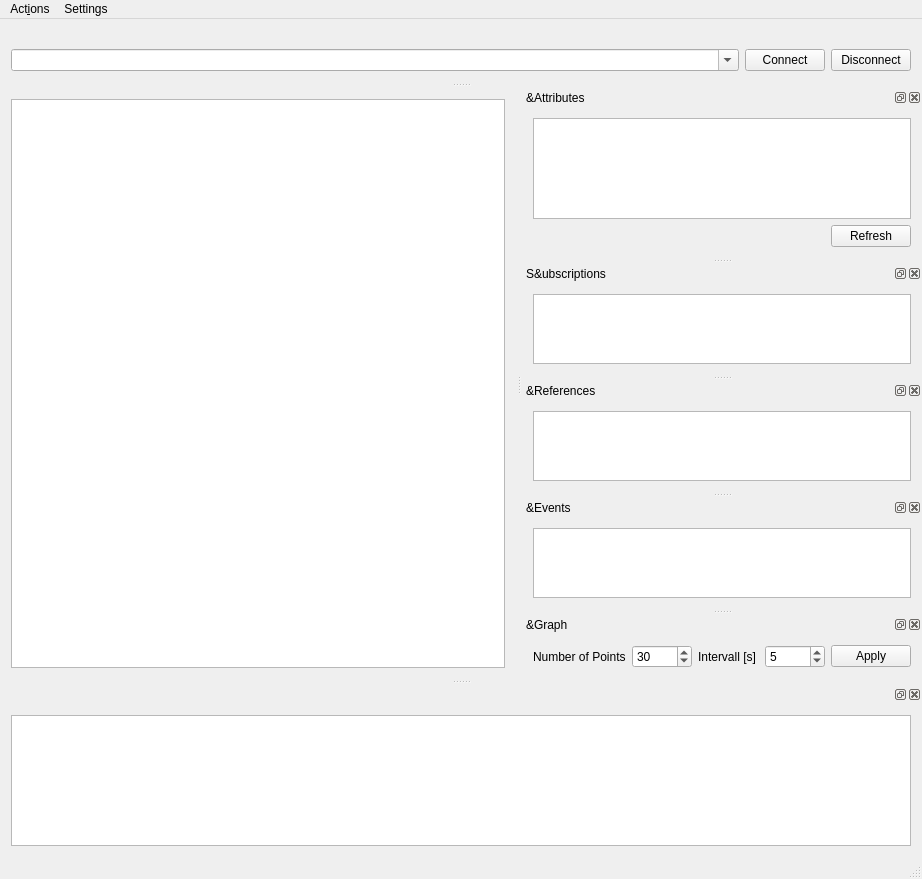
<?xml version="1.0" encoding="UTF-8"?>
<ui version="4.0">
 <class>MainWindow</class>
 <widget class="QMainWindow" name="MainWindow">
  <property name="geometry">
   <rect>
    <x>0</x>
    <y>0</y>
    <width>922</width>
    <height>879</height>
   </rect>
  </property>
  <property name="windowTitle">
   <string>FreeOpcUa Client</string>
  </property>
  <property name="windowIcon">
   <iconset>
    <normaloff>../network.svg</normaloff>../network.svg</iconset>
  </property>
  <widget class="QWidget" name="centralWidget">
   <layout class="QGridLayout" name="gridLayout_2">
    <item row="0" column="0">
     <widget class="QSplitter" name="splitter">
      <property name="sizePolicy">
       <sizepolicy hsizetype="Preferred" vsizetype="Preferred">
        <horstretch>0</horstretch>
        <verstretch>0</verstretch>
       </sizepolicy>
      </property>
      <property name="orientation">
       <enum>Qt::Horizontal</enum>
      </property>
      <widget class="QTreeView" name="treeView">
       <property name="sizePolicy">
        <sizepolicy hsizetype="Expanding" vsizetype="Expanding">
         <horstretch>0</horstretch>
         <verstretch>0</verstretch>
        </sizepolicy>
       </property>
       <property name="focusPolicy">
        <enum>Qt::StrongFocus</enum>
       </property>
       <property name="contextMenuPolicy">
        <enum>Qt::ActionsContextMenu</enum>
       </property>
       <property name="editTriggers">
        <set>QAbstractItemView::NoEditTriggers</set>
       </property>
       <property name="dragEnabled">
        <bool>true</bool>
       </property>
       <property name="dragDropMode">
        <enum>QAbstractItemView::DragOnly</enum>
       </property>
      </widget>
     </widget>
    </item>
   </layout>
  </widget>
  <widget class="QMenuBar" name="menuBar">
   <property name="geometry">
    <rect>
     <x>0</x>
     <y>0</y>
     <width>922</width>
     <height>24</height>
    </rect>
   </property>
   <widget class="QMenu" name="menuOPC_UA_Client">
    <property name="title">
     <string>Act&amp;ions</string>
    </property>
    <addaction name="actionConnect"/>
    <addaction name="actionDisconnect"/>
    <addaction name="actionCopyPath"/>
    <addaction name="actionCopyNodeId"/>
    <addaction name="actionSubscribeDataChange"/>
    <addaction name="actionUnsubscribeDataChange"/>
    <addaction name="actionSubscribeEvent"/>
    <addaction name="actionUnsubscribeEvents"/>
   </widget>
   <widget class="QMenu" name="menuSettings">
    <property name="title">
     <string>Settings</string>
    </property>
    <widget class="QMenu" name="menuSelect_Language">
     <property name="title">
      <string>Select Language</string>
     </property>
     <addaction name="actionSystem_Default"/>
     <addaction name="actionEnglish"/>
     <addaction name="actionKorean"/>
    </widget>
    <addaction name="actionDark_Mode"/>
    <addaction name="actionClient_Application_Certificate"/>
    <addaction name="menuSelect_Language"/>
   </widget>
   <addaction name="menuOPC_UA_Client"/>
   <addaction name="menuSettings"/>
  </widget>
  <widget class="QStatusBar" name="statusBar"/>
  <widget class="QDockWidget" name="attrDockWidget">
   <property name="sizePolicy">
    <sizepolicy hsizetype="Expanding" vsizetype="Preferred">
     <horstretch>0</horstretch>
     <verstretch>0</verstretch>
    </sizepolicy>
   </property>
   <property name="minimumSize">
    <size>
     <width>400</width>
     <height>170</height>
    </size>
   </property>
   <property name="windowTitle">
    <string>&amp;Attributes</string>
   </property>
   <attribute name="dockWidgetArea">
    <number>2</number>
   </attribute>
   <widget class="QWidget" name="dockWidgetContents">
    <property name="sizePolicy">
     <sizepolicy hsizetype="Expanding" vsizetype="Preferred">
      <horstretch>0</horstretch>
      <verstretch>0</verstretch>
     </sizepolicy>
    </property>
    <property name="minimumSize">
     <size>
      <width>100</width>
      <height>0</height>
     </size>
    </property>
    <layout class="QGridLayout" name="gridLayout_4">
     <item row="0" column="0" colspan="2">
      <widget class="QTreeView" name="attrView">
       <property name="focusPolicy">
        <enum>Qt::StrongFocus</enum>
       </property>
       <property name="sizeAdjustPolicy">
        <enum>QAbstractScrollArea::AdjustToContents</enum>
       </property>
       <property name="editTriggers">
        <set>QAbstractItemView::AllEditTriggers</set>
       </property>
       <property name="showDropIndicator" stdset="0">
        <bool>false</bool>
       </property>
       <property name="textElideMode">
        <enum>Qt::ElideNone</enum>
       </property>
       <property name="autoExpandDelay">
        <number>-1</number>
       </property>
       <property name="indentation">
        <number>18</number>
       </property>
       <property name="sortingEnabled">
        <bool>true</bool>
       </property>
       <property name="wordWrap">
        <bool>true</bool>
       </property>
      </widget>
     </item>
     <item row="1" column="0">
      <spacer name="horizontalSpacer">
       <property name="orientation">
        <enum>Qt::Horizontal</enum>
       </property>
       <property name="sizeHint" stdset="0">
        <size>
         <width>40</width>
         <height>20</height>
        </size>
       </property>
      </spacer>
     </item>
     <item row="1" column="1">
      <widget class="QPushButton" name="attrRefreshButton">
       <property name="text">
        <string>Refresh</string>
       </property>
      </widget>
     </item>
    </layout>
   </widget>
  </widget>
  <widget class="QDockWidget" name="addrDockWidget">
   <property name="sizePolicy">
    <sizepolicy hsizetype="Preferred" vsizetype="Minimum">
     <horstretch>0</horstretch>
     <verstretch>0</verstretch>
    </sizepolicy>
   </property>
   <property name="features">
    <set>QDockWidget::NoDockWidgetFeatures</set>
   </property>
   <property name="allowedAreas">
    <set>Qt::TopDockWidgetArea</set>
   </property>
   <attribute name="dockWidgetArea">
    <number>4</number>
   </attribute>
   <widget class="QWidget" name="dockWidgetContents_2">
    <property name="sizePolicy">
     <sizepolicy hsizetype="Expanding" vsizetype="Preferred">
      <horstretch>0</horstretch>
      <verstretch>0</verstretch>
     </sizepolicy>
    </property>
    <layout class="QGridLayout" name="gridLayout">
     <item row="1" column="4">
      <widget class="QPushButton" name="connectButton">
       <property name="sizePolicy">
        <sizepolicy hsizetype="Fixed" vsizetype="Fixed">
         <horstretch>0</horstretch>
         <verstretch>0</verstretch>
        </sizepolicy>
       </property>
       <property name="focusPolicy">
        <enum>Qt::StrongFocus</enum>
       </property>
       <property name="text">
        <string>Connect</string>
       </property>
      </widget>
     </item>
     <item row="1" column="5">
      <widget class="QPushButton" name="disconnectButton">
       <property name="sizePolicy">
        <sizepolicy hsizetype="Fixed" vsizetype="Fixed">
         <horstretch>0</horstretch>
         <verstretch>0</verstretch>
        </sizepolicy>
       </property>
       <property name="focusPolicy">
        <enum>Qt::StrongFocus</enum>
       </property>
       <property name="text">
        <string>Disconnect</string>
       </property>
      </widget>
     </item>
     <item row="1" column="2" colspan="2">
      <widget class="QComboBox" name="addrComboBox">
       <property name="sizePolicy">
        <sizepolicy hsizetype="Expanding" vsizetype="Fixed">
         <horstretch>0</horstretch>
         <verstretch>0</verstretch>
        </sizepolicy>
       </property>
       <property name="editable">
        <bool>true</bool>
       </property>
       <property name="insertPolicy">
        <enum>QComboBox::InsertAtTop</enum>
       </property>
      </widget>
     </item>
    </layout>
   </widget>
  </widget>
  <widget class="QDockWidget" name="subDockWidget">
   <property name="sizePolicy">
    <sizepolicy hsizetype="Expanding" vsizetype="Preferred">
     <horstretch>0</horstretch>
     <verstretch>0</verstretch>
    </sizepolicy>
   </property>
   <property name="windowTitle">
    <string>S&amp;ubscriptions</string>
   </property>
   <attribute name="dockWidgetArea">
    <number>2</number>
   </attribute>
   <widget class="QWidget" name="dockWidgetContents_3">
    <property name="sizePolicy">
     <sizepolicy hsizetype="Expanding" vsizetype="Preferred">
      <horstretch>0</horstretch>
      <verstretch>0</verstretch>
     </sizepolicy>
    </property>
    <layout class="QGridLayout" name="gridLayout_3">
     <item row="0" column="0">
      <widget class="QTableView" name="subView">
       <property name="focusPolicy">
        <enum>Qt::StrongFocus</enum>
       </property>
       <property name="acceptDrops">
        <bool>true</bool>
       </property>
       <property name="sizeAdjustPolicy">
        <enum>QAbstractScrollArea::AdjustToContents</enum>
       </property>
       <property name="editTriggers">
        <set>QAbstractItemView::NoEditTriggers</set>
       </property>
       <property name="tabKeyNavigation">
        <bool>false</bool>
       </property>
       <property name="dragDropOverwriteMode">
        <bool>false</bool>
       </property>
       <property name="dragDropMode">
        <enum>QAbstractItemView::DropOnly</enum>
       </property>
      </widget>
     </item>
    </layout>
   </widget>
  </widget>
  <widget class="QDockWidget" name="refDockWidget">
   <property name="sizePolicy">
    <sizepolicy hsizetype="Expanding" vsizetype="Preferred">
     <horstretch>0</horstretch>
     <verstretch>0</verstretch>
    </sizepolicy>
   </property>
   <property name="windowTitle">
    <string>&amp;References</string>
   </property>
   <attribute name="dockWidgetArea">
    <number>2</number>
   </attribute>
   <widget class="QWidget" name="dockWidgetContents_4">
    <property name="sizePolicy">
     <sizepolicy hsizetype="Expanding" vsizetype="Preferred">
      <horstretch>0</horstretch>
      <verstretch>0</verstretch>
     </sizepolicy>
    </property>
    <layout class="QVBoxLayout" name="verticalLayout_2">
     <item>
      <widget class="QTableView" name="refView">
       <property name="focusPolicy">
        <enum>Qt::StrongFocus</enum>
       </property>
       <property name="editTriggers">
        <set>QAbstractItemView::NoEditTriggers</set>
       </property>
       <property name="tabKeyNavigation">
        <bool>false</bool>
       </property>
      </widget>
     </item>
    </layout>
   </widget>
  </widget>
  <widget class="QDockWidget" name="evDockWidget">
   <property name="sizePolicy">
    <sizepolicy hsizetype="Expanding" vsizetype="Preferred">
     <horstretch>0</horstretch>
     <verstretch>0</verstretch>
    </sizepolicy>
   </property>
   <property name="windowTitle">
    <string>&amp;Events</string>
   </property>
   <attribute name="dockWidgetArea">
    <number>2</number>
   </attribute>
   <widget class="QWidget" name="dockWidgetContents_5">
    <layout class="QGridLayout" name="gridLayout_5">
     <item row="0" column="0">
      <widget class="QListView" name="evView">
       <property name="focusPolicy">
        <enum>Qt::StrongFocus</enum>
       </property>
       <property name="acceptDrops">
        <bool>true</bool>
       </property>
       <property name="editTriggers">
        <set>QAbstractItemView::NoEditTriggers</set>
       </property>
       <property name="dragDropMode">
        <enum>QAbstractItemView::DropOnly</enum>
       </property>
      </widget>
     </item>
    </layout>
   </widget>
  </widget>
  <widget class="QDockWidget" name="logDockWidget_2">
   <attribute name="dockWidgetArea">
    <number>8</number>
   </attribute>
   <widget class="QWidget" name="dockWidgetContents_7">
    <layout class="QGridLayout" name="gridLayout_6">
     <item row="0" column="0">
      <widget class="QTextEdit" name="logTextEdit">
       <property name="focusPolicy">
        <enum>Qt::StrongFocus</enum>
       </property>
       <property name="tabChangesFocus">
        <bool>true</bool>
       </property>
       <property name="readOnly">
        <bool>false</bool>
       </property>
      </widget>
     </item>
    </layout>
   </widget>
  </widget>
  <widget class="QDockWidget" name="graphDockWidget">
   <property name="windowTitle">
    <string>&amp;Graph</string>
   </property>
   <attribute name="dockWidgetArea">
    <number>2</number>
   </attribute>
   <widget class="QWidget" name="dockWidgetContents_6">
    <layout class="QGridLayout" name="gridLayout_7">
     <item row="0" column="0">
      <layout class="QVBoxLayout" name="graphLayout">
       <item>
        <layout class="QHBoxLayout" name="horizontalLayout">
         <item>
          <widget class="QLabel" name="labelNumberOfPoints">
           <property name="text">
            <string>Number of Points</string>
           </property>
          </widget>
         </item>
         <item>
          <widget class="QSpinBox" name="spinBoxNumberOfPoints">
           <property name="minimum">
            <number>10</number>
           </property>
           <property name="maximum">
            <number>100</number>
           </property>
           <property name="value">
            <number>30</number>
           </property>
          </widget>
         </item>
         <item>
          <widget class="QLabel" name="labelIntervall">
           <property name="text">
            <string>Intervall [s]</string>
           </property>
          </widget>
         </item>
         <item>
          <widget class="QSpinBox" name="spinBoxIntervall">
           <property name="minimum">
            <number>1</number>
           </property>
           <property name="maximum">
            <number>3600</number>
           </property>
           <property name="value">
            <number>5</number>
           </property>
          </widget>
         </item>
         <item>
          <widget class="QPushButton" name="buttonApply">
           <property name="text">
            <string>Apply</string>
           </property>
          </widget>
         </item>
        </layout>
       </item>
      </layout>
     </item>
    </layout>
   </widget>
  </widget>
  <action name="actionConnect">
   <property name="text">
    <string>&amp;Connect</string>
   </property>
  </action>
  <action name="actionDisconnect">
   <property name="text">
    <string>&amp;Disconnect</string>
   </property>
   <property name="toolTip">
    <string>Disconnect from server</string>
   </property>
  </action>
  <action name="actionSubscribeDataChange">
   <property name="text">
    <string>&amp;Subscribe to data change</string>
   </property>
   <property name="toolTip">
    <string>Subscribe to data change from selected node</string>
   </property>
  </action>
  <action name="actionUnsubscribeDataChange">
   <property name="text">
    <string>&amp;Unsubscribe to DataChange</string>
   </property>
   <property name="toolTip">
    <string>Unsubscribe to DataChange for current node</string>
   </property>
  </action>
  <action name="actionSubscribeEvent">
   <property name="text">
    <string>Subscribe to &amp;events</string>
   </property>
   <property name="toolTip">
    <string>Subscribe to events from selected node</string>
   </property>
  </action>
  <action name="actionUnsubscribeEvents">
   <property name="text">
    <string>U&amp;nsubscribe to Events</string>
   </property>
   <property name="toolTip">
    <string>Unsubscribe to Events from current node</string>
   </property>
  </action>
  <action name="actionCopyPath">
   <property name="text">
    <string>Copy &amp;Path</string>
   </property>
   <property name="toolTip">
    <string>Copy path to node to clipboard</string>
   </property>
  </action>
  <action name="actionCopyNodeId">
   <property name="text">
    <string>C&amp;opy NodeId</string>
   </property>
   <property name="toolTip">
    <string>Copy NodeId to clipboard</string>
   </property>
  </action>
  <action name="actionAddToGraph">
   <property name="text">
    <string>Add to &amp;Graph</string>
   </property>
   <property name="toolTip">
    <string>Add this node to the graph</string>
   </property>
   <property name="shortcut">
    <string>Ctrl+G</string>
   </property>
  </action>
  <action name="actionRemoveFromGraph">
   <property name="text">
    <string>Remove from Graph</string>
   </property>
   <property name="toolTip">
    <string>Remove this node from the graph</string>
   </property>
   <property name="shortcut">
    <string>Ctrl+Shift+G</string>
   </property>
  </action>
  <action name="actionCall">
   <property name="text">
    <string>Call</string>
   </property>
   <property name="toolTip">
    <string>Call Ua Method</string>
   </property>
  </action>
  <action name="actionDark_Mode">
   <property name="checkable">
    <bool>true</bool>
   </property>
   <property name="text">
    <string>Dark Mode</string>
   </property>
   <property name="statusTip">
    <string>Enables Dark Mode Theme</string>
   </property>
  </action>
  <action name="actionClient_Application_Certificate">
   <property name="text">
    <string>Client Application Certificate</string>
   </property>
  </action>
  <action name="actionSystem_Default">
   <property name="checkable">
    <bool>true</bool>
   </property>
   <property name="text">
    <string>System Default</string>
   </property>
  </action>
  <action name="actionEnglish">
   <property name="checkable">
    <bool>true</bool>
   </property>
   <property name="text">
    <string notr="true">English</string>
   </property>
  </action>
  <action name="actionKorean">
   <property name="checkable">
    <bool>true</bool>
   </property>
   <property name="text">
    <string notr="true">한국어</string>
   </property>
  </action>
 </widget>
 <layoutdefault spacing="6" margin="11"/>
 <tabstops>
  <tabstop>addrComboBox</tabstop>
  <tabstop>connectButton</tabstop>
  <tabstop>disconnectButton</tabstop>
  <tabstop>treeView</tabstop>
  <tabstop>attrView</tabstop>
  <tabstop>attrRefreshButton</tabstop>
  <tabstop>subView</tabstop>
  <tabstop>refView</tabstop>
  <tabstop>evView</tabstop>
  <tabstop>spinBoxNumberOfPoints</tabstop>
  <tabstop>spinBoxIntervall</tabstop>
  <tabstop>buttonApply</tabstop>
  <tabstop>logTextEdit</tabstop>
 </tabstops>
 <resources/>
 <connections/>
</ui>
